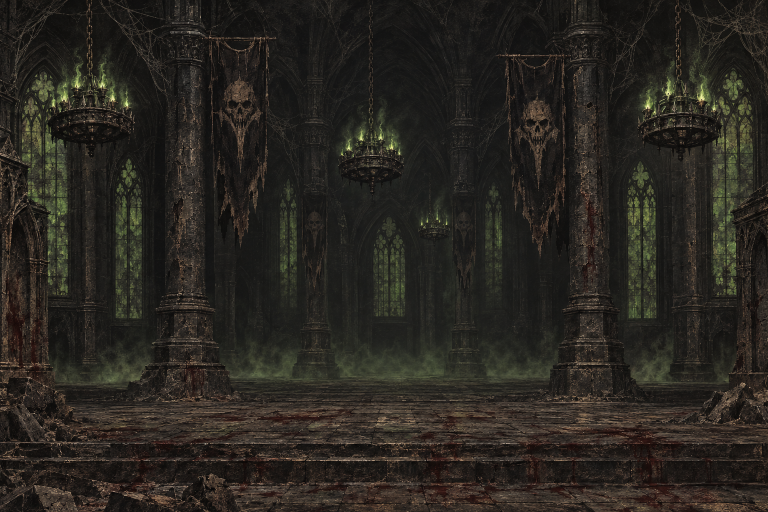
#> input picture art/source/grim_castle_sky.png, 1536 x 1024 px, given in place of grim_castle_sky.png_sky.png, which was not available (shown at 1/2 size)
$ python build_bg.py ../art/source/grim_castle_sky.png
#> lines starting #> are read from the running program, lines starting #| are printed output that depends on the picture
"""Zpracuje vygenerovaná pozadí do hrubého retro vzhledu (nízké rozlišení, omezená paleta).

Použití:  python3 tools/build_bg.py BIOME
Vstupy v art/source/grim_<biome>_sky.png, _mid.png (objekty na zeleném pozadí), _ground.png.
Výstup: art/bg/<biome>/sky.png, ground.png, obj_N.png a scripts/bg_data.gd (počty objektů).
"""
import json
import os
import re
import sys

import numpy as np
from PIL import Image
from scipy import ndimage

ROOT = os.path.dirname(os.path.dirname(os.path.abspath(__file__)))
SKY_H = 200      # výška oblohy ve hře (logické px)
GROUND_H = 150   # výška pásu země
GROUND_DARK = 0.68  # ztmavení země
LOGP_H = 140     # délka klády přes cestu (logické px)
LOGP_WIDEN = 1.5  # kláda je ve hře tlustší než v obrázku
OBJ_H = 78       # výška největšího objektu v prostřední vrstvě (malé = daleko)
COLORS = 40
# Ponurá paleta: bláto, popel, špinavá oliva, zaschlá krev, kost
GRIM = ["14100e", "1e1814", "29211b", "352a22", "42352a", "514133", "62503f", "75624f",
        "8a7660", "222620", "30352c", "40463a", "55594f", "6b6e60", "36181a", "4e201c",
        "642a22", "7e3a2a", "8c7f68", "a89a7e", "4a4a52", "686470",
        "1f2a1c", "2c3a26", "3c4c30", "4e5e3a", "62704a", "7a845a"]  # tlumené zelené (voda, rákos)
# výřez země z obrázku (zlomky šířky/výšky), aby nebyly vidět kořeny na okrajích
GROUND_CROP = {"swamp": (0.0, 0.08, 1.0, 1.0), "jungle": (0.0, 0.08, 1.0, 1.0)}
SPLIT_COMPONENTS = {"jungle", "swamp", "mountain", "graveyard", "castle"}
SHEET_REL = {"graveyard": {"mid2": 0.45}}  # menší objekty (hroby) vůči hrobkám
SKY_CROP = {"jungle": (0.0, 0.58), "swamp": (0.0, 0.55), "mountain": (0.0, 0.74), "graveyard": (0.0, 0.7), "castle": (0.0, 0.74)}  # z obrázku jen horní část (bez podlahy)


BAYER = np.array([[0, 8, 2, 10], [12, 4, 14, 6], [3, 11, 1, 9], [15, 7, 13, 5]]) / 16.0 - 0.5


def grim(rgb):
    """Převede na ponurou paletu s hrubým rastrem."""
    pal = np.array([[int(c[i:i + 2], 16) for i in (0, 2, 4)] for c in GRIM], float)
    a = rgb.astype(float)
    # ztlumit sytost a jas
    lum = a.mean(axis=2, keepdims=True)
    a = lum + (a - lum) * 0.72
    a *= 0.97
    h, w = a.shape[:2]
    a += BAYER[np.arange(h)[:, None] % 4, np.arange(w)[None, :] % 4][..., None] * 22.0
    d = ((a[:, :, None, :] - pal[None, None, :, :]) ** 2).sum(axis=3)
    return pal[d.argmin(axis=2)].astype(np.uint8)


RES = 3  # textury mají 3× víc pixelů než logická velikost ve hře (ostré, ale ne kostičkované)


def grade(rgb):
    """Ponuré barevné ladění bez rastru: menší sytost, tmavší, lehce do zelena."""
    a = rgb.astype(float)
    lum = a.mean(axis=2, keepdims=True)
    a = lum + (a - lum) * 0.72
    a = a * 0.9
    a[..., 1] *= 1.03
    a[..., 2] *= 0.93
    return np.clip(a, 0, 255).astype(np.uint8)


def retro(im, size):
    """Zmenší na logickou velikost × RES a barevně doladí (plynulé, bez kostiček)."""
    im = im.convert("RGBA")
    big = im.resize((size[0] * RES, size[1] * RES), Image.LANCZOS)
    arr = np.asarray(big)
    return Image.fromarray(np.dstack([grade(arr[..., :3]), arr[..., 3]]), "RGBA")


def seamless(arr, blend=120):
    w = arr.shape[1]
    out = arr[:, : w - blend].copy()
    t = np.linspace(0, 1, blend)[None, :, None]
    out[:, :blend] = arr[:, w - blend:] * (1 - t) + arr[:, :blend] * t
    return out


def main(biome):
#> called with biome = '../art/source/grim_castle_sky.png'
    src = os.path.join(ROOT, "art/source")
    out = os.path.join(ROOT, "art/bg", biome)
    os.makedirs(out, exist_ok=True)
    # Obloha – bezešvá smyčka
    sky_im = Image.open(f"{src}/grim_{biome}_sky.png").convert("RGBA")
    sc = SKY_CROP.get(biome)
    if sc:
        sky_im = sky_im.crop((0, int(sky_im.height * sc[0]), sky_im.width, int(sky_im.height * sc[1])))
    sky = np.asarray(sky_im).astype(float)
    sky = Image.fromarray(seamless(sky).astype(np.uint8), "RGBA")
#> sky: PIL image 1416x1024 RGBA
    retro(sky, (round(sky.width * SKY_H / sky.height), SKY_H)).save(f"{out}/sky.png")
#> in retro, `big = im.resize((size[0] * RES, size[1] * RES), Image.LANCZOS)`:
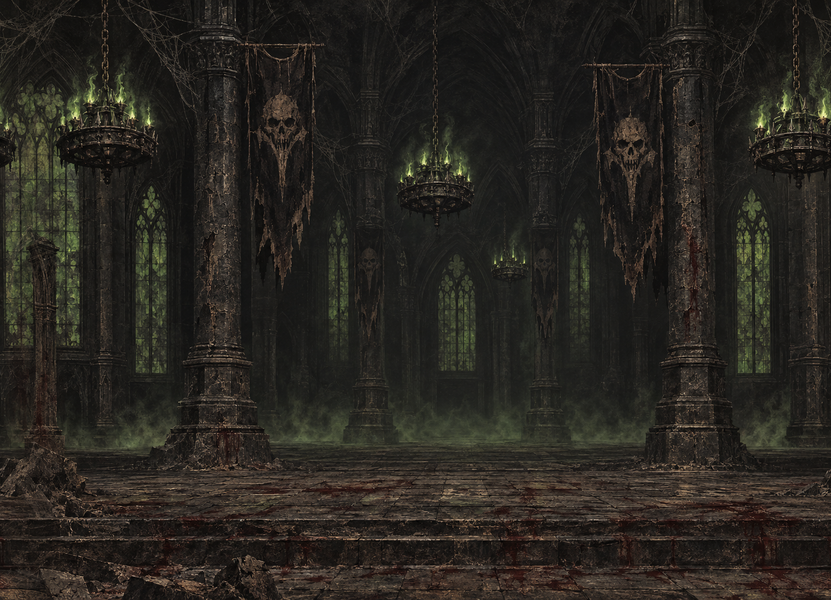
#> big: PIL image 831x600 RGBA; mean R, G, B, A 40.6, 37.5, 31.9, 255; transparent parts drawn white
    # Zem – ořez horního okraje, bezešvá, měkký přechod nahoře
    g = Image.open(f"{src}/grim_{biome}_ground.png").convert("RGBA")
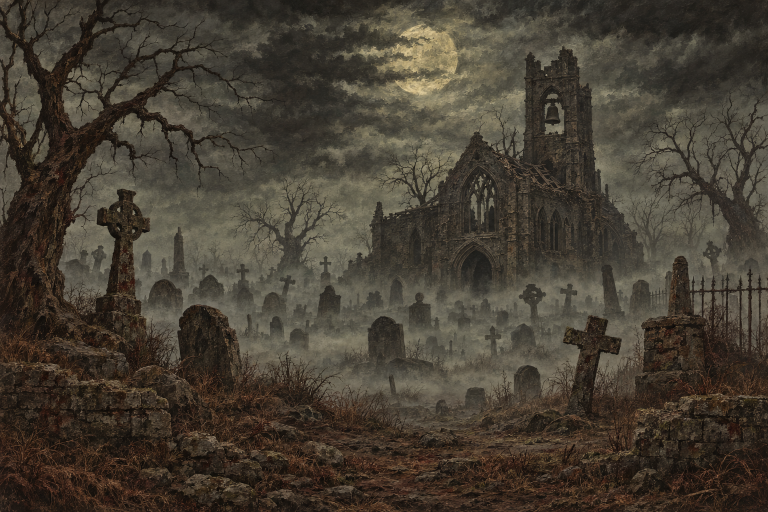
#> input picture art/source/grim_graveyard_sky.png, 1536 x 1024 px, given in place of grim_castle_sky.png_ground.png, which was not available (shown at 1/2 size)
    c = GROUND_CROP.get(biome, (0.0, 0.08, 1.0, 1.0))
    g = g.crop((int(g.width * c[0]), int(g.height * c[1]), int(g.width * c[2]), int(g.height * c[3])))
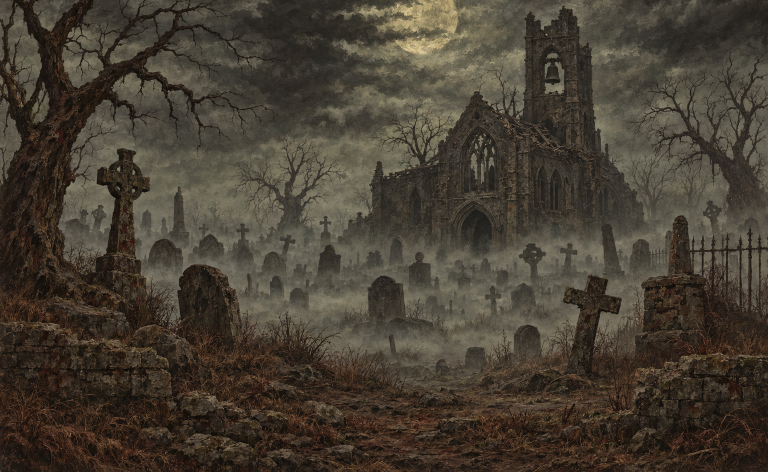
#> g: PIL image 1536x943 RGBA (shown at 1/2 size); mean R, G, B, A 70.8, 63, 51.5, 255
    ga = seamless(np.asarray(g).astype(float))
#> call 2 of seamless, with blend = 120
#> in seamless (call 2), `out = arr[:, : w - blend].copy()`:
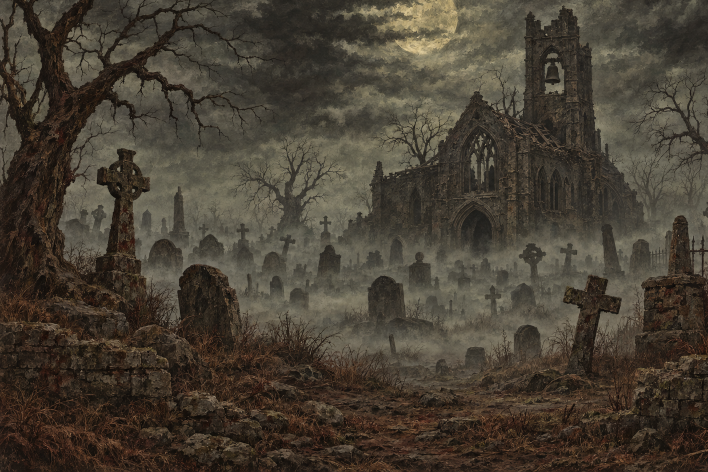
#> out: shape (943, 1416, 4) float64 (shown at 1/2 size); mean of channels 0, 1, 2, 3 71.4, 63.6, 51.9, 255; drawn as R, G, B
    ga[..., :3] *= GROUND_DARK
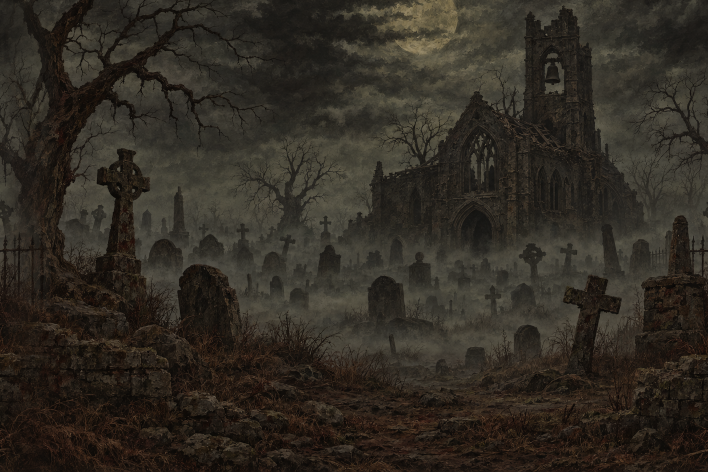
#> ga: shape (943, 1416, 4) float64 (shown at 1/2 size); mean of channels 0, 1, 2, 3 48.8, 43.6, 35.7, 255; transparent parts drawn white
    gi = retro(Image.fromarray(ga.astype(np.uint8), "RGBA"), (round(ga.shape[1] * GROUND_H / ga.shape[0]), GROUND_H))
#> call 2 of retro, with size = (225, 150)
#> in retro (call 2), `big = im.resize((size[0] * RES, size[1] * RES), Image.LANCZOS)`:
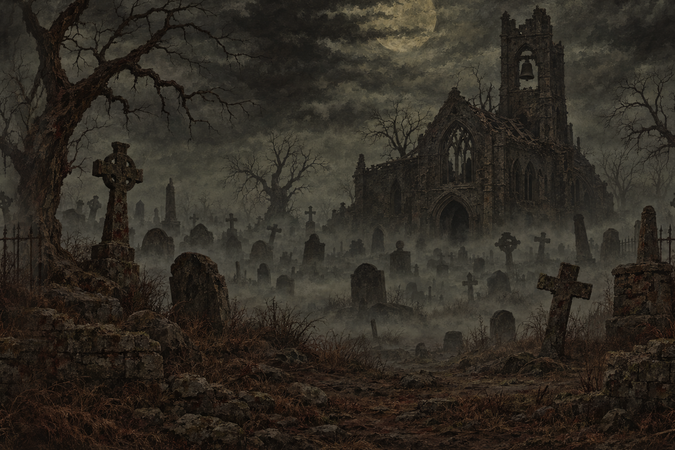
#> big: PIL image 675x450 RGBA; mean R, G, B, A 48.4, 43.1, 35.2, 255; transparent parts drawn white
    a = np.asarray(gi).copy()
    rows = 34 * RES
    a[:rows, :, 3] = (a[:rows, :, 3] * np.linspace(0, 1, rows)[:, None]).astype(np.uint8)
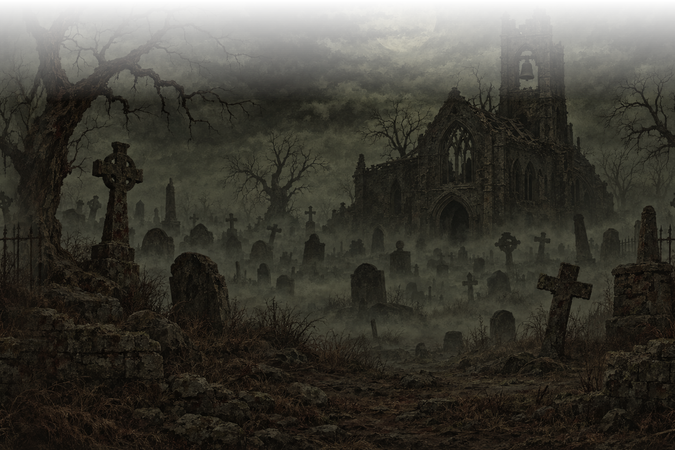
#> a: shape (450, 675, 4); mean R, G, B, A 41.5, 39.2, 30.6, 226; transparent parts drawn white
    Image.fromarray(a, "RGBA").save(f"{out}/ground.png")
    # Objekty na zeleném pozadí (může jich být víc listů: _mid, _mid2, _mid3 ...)
    for f in os.listdir(out):
        if f.startswith("obj_"):
            os.remove(os.path.join(out, f))
    objs_total = 0
    for sheet, rel in (("mid", 1.0), ("mid2", 0.9), ("mid3", 0.55)):
        path = f"{src}/grim_{biome}_{sheet}.png"
        if not os.path.exists(path):
            continue
        m = np.asarray(Image.open(path).convert("RGB")).astype(int)
        green = (m[..., 1] > 140) & (m[..., 0] < 150) & (m[..., 2] < 140) & (m[..., 1] > m[..., 0] + 60)
        fg = ndimage.binary_opening(~green, iterations=2)
        # Objekty se často dotýkají u země – dělíme podle svislých mezer
        # v horních 80 % jejich výšky (kde se nedotýkají).
        objs = []
        if biome in SPLIT_COMPONENTS:
            # objekty z průhledného pozadí: každý souvislý tvar zvlášť
            lab, n = ndimage.label(ndimage.binary_dilation(fg, iterations=2))
            for i in range(1, n + 1):
                keep = (lab == i) & fg
                if keep.sum() < 3000:
                    continue
                yy, xx = np.nonzero(keep)
                objs.append((xx.min(), yy.min(), xx.max() + 1, yy.max() + 1, keep))
            fg = np.zeros_like(fg)
        ys_all = np.nonzero(fg.any(axis=1))[0] if fg.any() else np.array([0, 1])
        cut_y = int(ys_all.min() + (ys_all.max() - ys_all.min()) * 0.8)
        cols = fg[:cut_y].any(axis=0)
        x = 0
        W = fg.shape[1]
        while x < W:
            if not cols[x]:
                x += 1
                continue
            x0 = x
            while x < W and cols[x]:
                x += 1
            x1 = x
            mask = np.zeros_like(fg)
            mask[:, x0:x1] = fg[:, x0:x1]
            lab, n = ndimage.label(mask)
            if n == 0:
                continue
            sizes = ndimage.sum(mask, lab, range(n + 1))
            keep = np.isin(lab, np.nonzero(sizes > 300)[0][np.nonzero(sizes > 300)[0] > 0])
            if keep.sum() < 1500:
                continue
            yy, xx = np.nonzero(keep)
            objs.append((xx.min(), yy.min(), xx.max() + 1, yy.max() + 1, keep))
        tallest = max(o[3] - o[1] for o in objs)
        rel = SHEET_REL.get(biome, {}).get(sheet, rel)
        k = OBJ_H * rel / tallest
        # odstranit zelený lem z klíčování (zelená nesmí přesáhnout ostatní kanály)
        m = m.copy()
        m[..., 1] = np.minimum(m[..., 1], np.maximum(m[..., 0], m[..., 2]) + 8)
        for (x0, y0, x1, y1, mask) in sorted(objs, key=lambda o: o[0]):
            mask = ndimage.binary_erosion(mask, iterations=1)
            crop = np.dstack([m[y0:y1, x0:x1].astype(np.uint8), (mask[y0:y1, x0:x1] * 255).astype(np.uint8)])
            im = Image.fromarray(crop, "RGBA")
            retro(im, (max(1, round(im.width * k)), max(1, round(im.height * k)))).save(f"{out}/obj_{objs_total}.png")
            objs_total += 1
    # Voda: kaluže a brody na purpurovém pozadí -> water_N.png (zploštělé do perspektivy)
    for f in os.listdir(out):
        if f.startswith("water_"):
            os.remove(os.path.join(out, f))
    water_n = 0
    wpath = f"{src}/grim_{biome}_water.png"
    if os.path.exists(wpath):
        m = np.asarray(Image.open(wpath).convert("RGB")).astype(int)
        mag = (m[..., 0] > 110) & (m[..., 2] > 100) & (m[..., 1] < 0.72 * np.minimum(m[..., 0], m[..., 2]))
        mag = ndimage.binary_dilation(mag, iterations=2)
        # zbytky purpurové barvy na okrajích ztlumit
        m = m.copy()
        tint = (m[..., 0] + m[..., 2]) / 2 > m[..., 1] * 1.15
        m[tint, 0] = m[tint, 1]
        m[tint, 2] = m[tint, 1]
        fg = ndimage.binary_opening(~mag, iterations=2)
        lab, n = ndimage.label(fg)
        sizes = ndimage.sum(fg, lab, range(n + 1))
        for i in np.argsort(-sizes)[:8]:
            if i == 0 or sizes[i] < 4000:
                continue
            ys, xs = np.nonzero(lab == i)
            x0, x1, y0, y1 = xs.min(), xs.max() + 1, ys.min(), ys.max() + 1
            mask = (lab[y0:y1, x0:x1] == i)
            crop = np.dstack([m[y0:y1, x0:x1].astype(np.uint8), (mask * 255).astype(np.uint8)])
            im = Image.fromarray(crop, "RGBA")
            w = 130 + 20 * (water_n % 3)
            wim = retro(im, (w, max(8, round(im.height * w / im.width * 0.72))))
            wa = np.asarray(wim).copy()
            # rozpitý okraj: plynulé zeslábnutí 5 px
            solid = wa[..., 3] > 0
            dist = ndimage.distance_transform_edt(solid)
            wa[..., 3] = (wa[..., 3] * np.clip(dist / (3 * RES), 0, 1)).astype(np.uint8)
            Image.fromarray(wa, "RGBA").save(f"{out}/water_{water_n}.png")
            water_n += 1
    # Vzdálená bažina: pás s tůněmi a rákosím (bez oblohy), měkké boční okraje
    mpath = f"{src}/grim_{biome}_marsh.png"
    if os.path.exists(mpath):
        mm = Image.open(mpath).convert("RGBA")
        mm = mm.crop((0, int(mm.height * 0.42), mm.width, mm.height))
        ma = np.asarray(mm).astype(float)
        ma[..., :3] *= 0.85
        marsh = retro(Image.fromarray(ma.astype(np.uint8), "RGBA"), (round(ma.shape[1] * 40 / ma.shape[0]), 40))
        a = np.asarray(marsh).copy().astype(float)
        hh, ww = a.shape[:2]
        top = np.clip(np.arange(hh) / (hh * 0.55), 0, 1)[:, None] ** 1.5
        xx = np.arange(ww)
        side = np.clip(np.minimum(xx, ww - 1 - xx) / (ww * 0.3), 0, 1)[None, :] ** 1.5
        a[..., 3] *= top * side
        a = a.astype(np.uint8)
        Image.fromarray(a, "RGBA").save(f"{out}/marsh.png")
    # Rozkládající se ostatky na cestu (zelené pozadí) -> corpse_N.png
    for f in os.listdir(out):
        if f.startswith("corpse_"):
            os.remove(os.path.join(out, f))
    corpse_n = 0
    for sheet in ("corpse", "corpse2"):
        path = f"{src}/grim_{biome}_{sheet}.png"
        if not os.path.exists(path):
            continue
        m = np.asarray(Image.open(path).convert("RGB")).astype(int)
        green = (m[..., 1] > 140) & (m[..., 0] < 150) & (m[..., 2] < 140) & (m[..., 1] > m[..., 0] + 60)
        fg = ndimage.binary_opening(~green, iterations=2)
        lab, n = ndimage.label(ndimage.binary_dilation(fg, iterations=8))
        m = m.copy()
        m[..., 1] = np.minimum(m[..., 1], np.maximum(m[..., 0], m[..., 2]) + 8)
        for i in range(1, n + 1):
            mask = (lab == i) & fg
            if mask.sum() < 3000:
                continue
            mask = ndimage.binary_erosion(mask, iterations=1)
            ys, xs = np.nonzero(mask)
            x0, x1, y0, y1 = xs.min(), xs.max() + 1, ys.min(), ys.max() + 1
            crop = np.dstack([m[y0:y1, x0:x1].astype(np.uint8), (mask[y0:y1, x0:x1] * 255).astype(np.uint8)])
            im = Image.fromarray(crop, "RGBA")
            w = 56
            ci = retro(im, (w, max(6, round(im.height * w / im.width * 0.75))))
            ca = np.asarray(ci).copy()
            dist = ndimage.distance_transform_edt(ca[..., 3] > 0)
            ca[..., 3] = (ca[..., 3] * np.clip(dist / (2 * RES), 0, 1)).astype(np.uint8)
            Image.fromarray(ca, "RGBA").save(f"{out}/corpse_{corpse_n}.png")
            corpse_n += 1
    # Překážky: klády (logs) a nášlapné pasti (plates) na zeleném pozadí
    extra = {}
    for sheet, prefix, width in (("logs", "log", 150), ("plates", "plate", 46)):
        for f in os.listdir(out):
            if f.startswith(prefix + "_"):
                os.remove(os.path.join(out, f))
        path = f"{src}/grim_{biome}_{sheet}.png"
        n_out = 0
        if os.path.exists(path):
            m = np.asarray(Image.open(path).convert("RGB")).astype(int)
            green = (m[..., 1] > 140) & (m[..., 0] < 160) & (m[..., 2] < 140) & (m[..., 1] > m[..., 0] + 50)
            fg = ndimage.binary_opening(~green, iterations=2)
            lab, n = ndimage.label(ndimage.binary_dilation(fg, iterations=4))
            m = m.copy()
            m[..., 1] = np.minimum(m[..., 1], np.maximum(m[..., 0], m[..., 2]) + 8)
            sizes = ndimage.sum(fg, lab, range(n + 1))
            for i in sorted(range(1, n + 1), key=lambda k: -sizes[k])[:2]:
                if sizes[i] < 5000:
                    continue
                mask = ndimage.binary_erosion((lab == i) & fg, iterations=1)
                ys, xs = np.nonzero(mask)
                x0, x1, y0, y1 = xs.min(), xs.max() + 1, ys.min(), ys.max() + 1
                crop = np.dstack([m[y0:y1, x0:x1].astype(np.uint8), (mask[y0:y1, x0:x1] * 255).astype(np.uint8)])
                im = Image.fromarray(crop, "RGBA")
                retro(im, (width, max(4, round(im.height * width / im.width)))).save(f"{out}/{prefix}_{n_out}.png")
                n_out += 1
        extra[f"{biome}_{prefix}"] = n_out
    # Kláda ležící rovně přes cestu (průhledné pozadí, svislá v obrázku) -> logp_0.png
    # data: [výška, šířka] v logických px
    lpath = f"{src}/grim_{biome}_logp.png"
    if os.path.exists(lpath):
        im = Image.open(lpath).convert("RGBA")
        al = np.asarray(im)[..., 3] > 128
        ys, xs = np.nonzero(ndimage.binary_opening(al, iterations=2))
        im = im.crop((xs.min(), ys.min(), xs.max() + 1, ys.max() + 1))
        H = LOGP_H
        W = round(im.width * H / im.height * LOGP_WIDEN)
        retro(im, (W, H)).save(f"{out}/logp_0.png")
        extra[f"{biome}_logp"] = [H, W]
        print("logp", H, W)
    # Seznam objektů pro hru
    data_path = os.path.join(ROOT, "scripts/bg_data.gd")
    data = {}
    if os.path.exists(data_path):
        mm = re.search(r"const OBJS := (\{.*?\})\n", open(data_path).read())
        if mm:
            data = json.loads(mm.group(1))
    data[biome] = objs_total
    data[biome + "_water"] = water_n
    data[biome + "_corpse"] = corpse_n
    data.update(extra)
    with open(data_path, "w") as f:
        f.write("extends RefCounted\n## VYGENEROVÁNO skriptem tools/build_bg.py – počet objektů v prostřední vrstvě.\n\n")
        f.write(f"const OBJS := {json.dumps(data)}\n")
        f.write(f"const RES := {RES}.0  # pixelů textury na 1 logický pixel\n")
    print(biome, "objektů:", objs_total)


if __name__ == "__main__":
    main(sys.argv[1])
